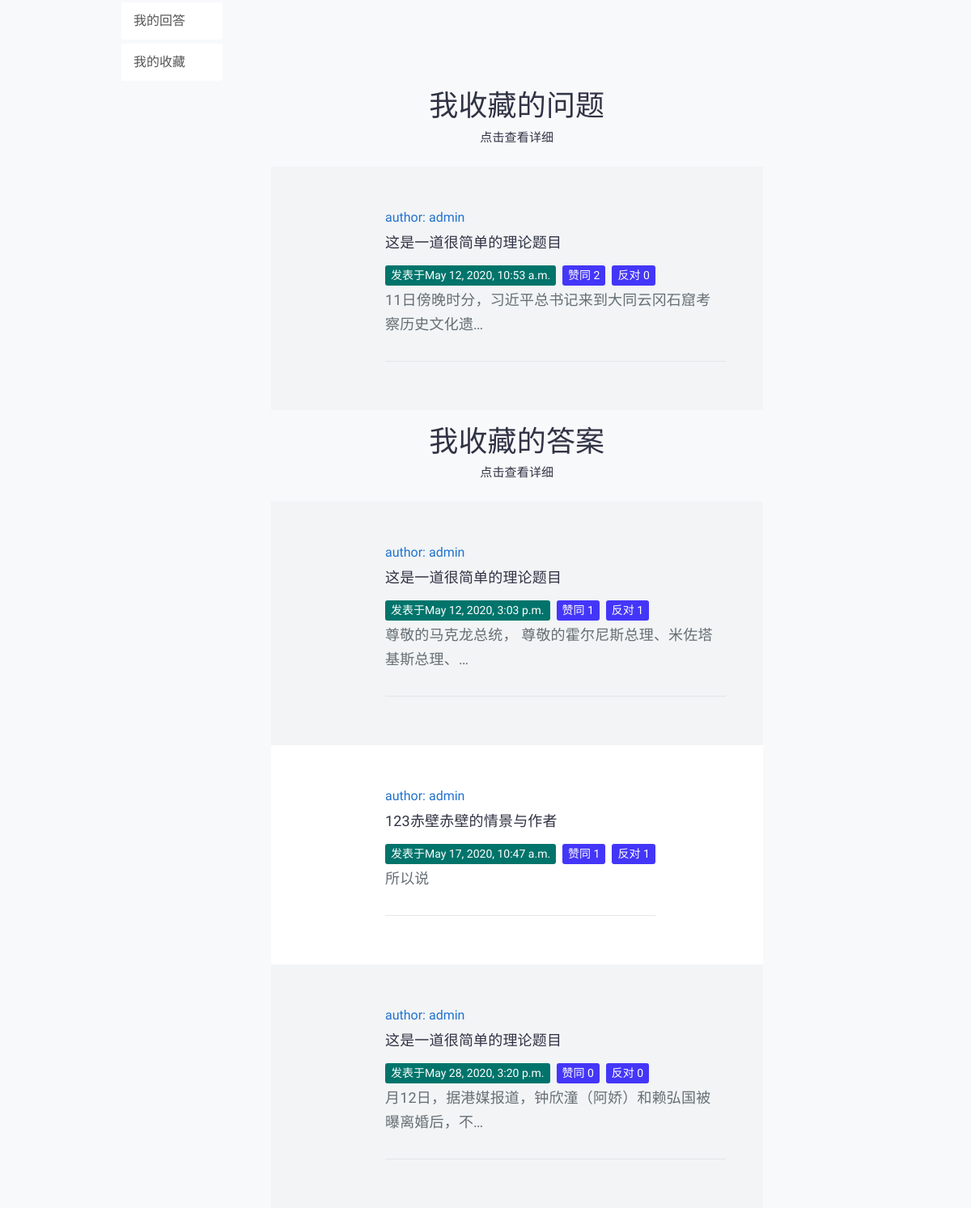
/account/my-collections/ (signed in, lower part), run on an earlier commit of the app's database.
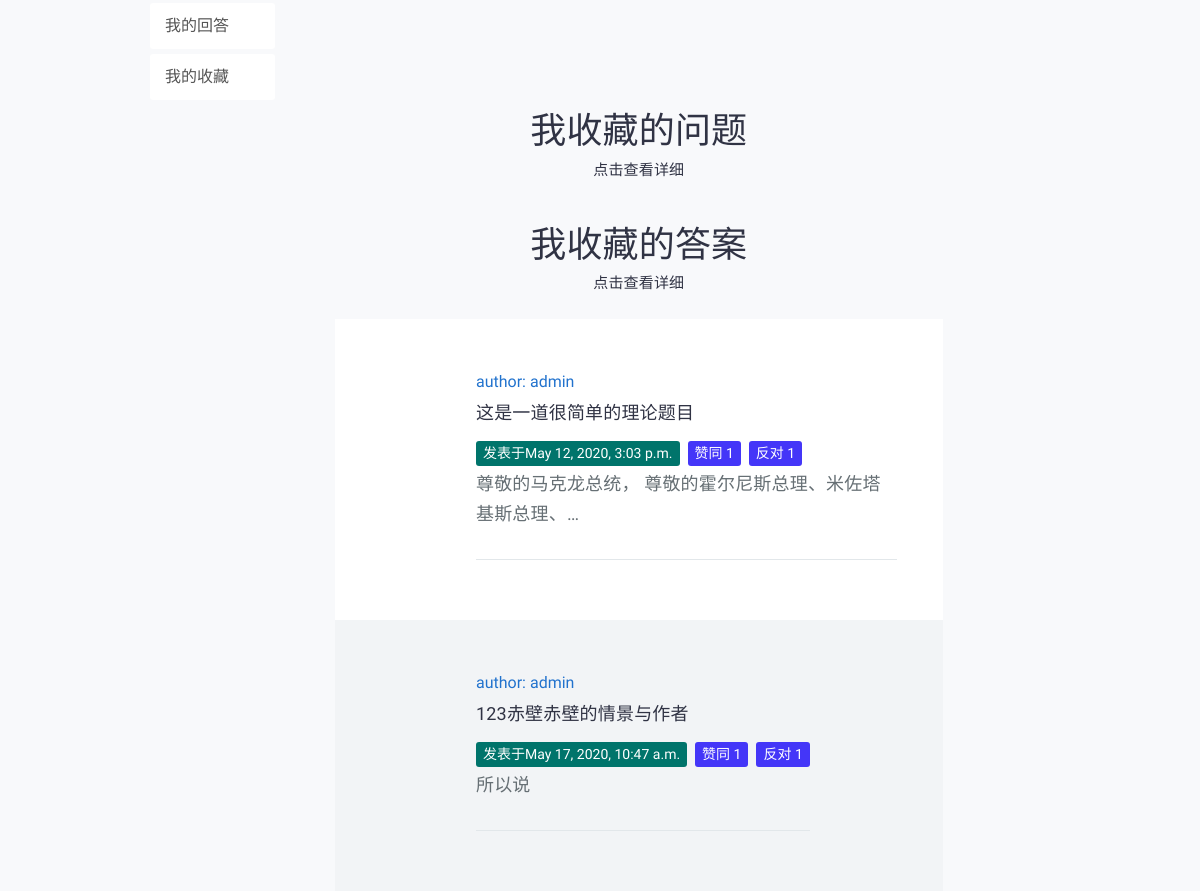
And on a later commit of the database.
### QuestionApp/models.py (models this page shows, shortened)
class Question(models.Model):
    user = models.ForeignKey(User, verbose_name='提问者', related_name='questions',on_delete=models.CASCADE)
    questionTitle = models.CharField('问题标题', max_length=40, unique=True, blank=False)
    questionCategory = models.ForeignKey('CategoryApp.Category', verbose_name='板块名称', on_delete=models.CASCADE)
    questionDescription = models.TextField('详细描述')
    created=models.DateTimeField(default=timezone.now, verbose_name='发布日期')
    publishDate = models.DateTimeField(auto_now=True, verbose_name='更新日期')
    goodNum = models.IntegerField(default=0, verbose_name='赞数')
    badNum = models.IntegerField(default=0, verbose_name='反对数')
    grade = models.IntegerField(default=0, verbose_name='综合质量')
    collect = models.ManyToManyField(User, related_name='collect_question', verbose_name='收藏', blank=True)
    users_like = models.ManyToManyField(User, related_name="questions_like", blank=True)
    users_unlike = models.ManyToManyField(User, related_name="questions_unlike", blank=True)
    views = models.IntegerField(default=0, verbose_name="阅读次数")

### AnswerApp/models.py (models this page shows, shortened)
class AnswerModel(models.Model):
    author = models.ForeignKey(User, related_name='answers', verbose_name='回答者', on_delete=models.CASCADE)
    question = models.ForeignKey('QuestionApp.Question', related_name='answers',
                                 verbose_name='问题', on_delete=models.CASCADE)
    pub_date = models.DateTimeField(auto_now=True, verbose_name='回答时间')
    answer_text = models.TextField(verbose_name='回答内容')
    goodNum = models.IntegerField(default=0, verbose_name='赞数')
    badNum = models.IntegerField(default=0, verbose_name='反对数')
    grade = models.IntegerField(default=0, verbose_name='综合质量')
    collect = models.ManyToManyField(User, related_name='collect_answer', verbose_name='收藏')
    user_like_answer = models.ManyToManyField(User, related_name='answers_like', blank=True)
    user_unlike_answer = models.ManyToManyField(User, related_name='answers_unlike', blank=True)
    class Meta:
        ordering = ("-grade",)

### AccountApp/views.py (the view)
@login_required(login_url='/account/login/')
def my_collect(request):
    user = User.objects.get(id=request.user.id)
    collect_answers = user.collect_answer.all()
    collect_questions = user.collect_question.all()
    context = {"collect_answers": collect_answers, "collect_questions": collect_questions, }
    user = User.objects.get(username=request.user.username)
    userprofile = UserProfile.objects.get(user=user)
    userinfo = UserInfo.objects.get(user=user)
    context['userprofile'] = userprofile
    context['userinfo'] = userinfo
    return render(request, 'account/collections.html', context=context)

### templates/account/collections.html
{% extends "question/my_center.html" %}
{% load static %}
{% block list %}
<main id="tt-pageContent" class="tt-offset-small">
    <div class="container">
        <div class="tt-topic-list">
			<div class="tt-list-header">
                <div class="tt-col-topic text-center">
					<h1>我收藏的问题</h1>
					<p>点击查看详细</p>
				</div>
            </div>
            {% for question in collect_questions %}
            <div class="tt-item">
                <div class="tt-single-topic">
                    <div class="tt-item-header pt-noborder">
                        <div class="tt-item-header info-top">
                            <div class="tt-avater-title">
                                <a href="#">author: {{ question.user }}</a>
                            </div>
                            <div class="tt-item-title">
                                <a href="{% url 'question:question_content' question_id=question.id %}">{{question.questionTitle}}</a>
                            </div>
                            <div class="tt-item-tag">
                                <ul class="tt-list-badge">
                                    <li><a href="#"><span
												class="tt-color09 tt-badge">发表于{{ question.created }}</span></a></li>
									<li><a href="#"><span class="tt-color02 tt-badge">赞同 {{ question.goodNum }}</span></a></li>
									<li><a href="#"><span class="tt-color02 tt-badge">反对 {{ question.badNum }}</span></a></li>
                                </ul>
							</div>
							<div class="tt-item-title">
                                <p>{{ question.questionDescription | truncatechars:"30"}}</p>
                            </div>
                        </div>
                    </div>
                </div>
            </div>
			{% endfor %}
        <div class="tt-list-header">
                <div class="tt-col-topic text-center">
					<h1>我收藏的答案</h1>
					<p>点击查看详细</p>
				</div>
            </div>
            {% for answer in collect_answers %}
            <div class="tt-item">
                <div class="tt-single-topic">
                    <div class="tt-item-header pt-noborder">
                        <div class="tt-item-header info-top">
                            <div class="tt-avater-title">
                                <a href="#">author: {{ answer.author }}</a>
                            </div>
                            <div class="tt-item-title">
                                <a href="{% url 'question:question_content' question_id=answer.question.id %}">{{answer.question.questionTitle}}</a>
                            </div>
                            <div class="tt-item-tag">
                                <ul class="tt-list-badge">
                                    <li><a href="#"><span
												class="tt-color09 tt-badge">发表于{{ answer.pub_date }}</span></a></li>
									<li><a href="#"><span class="tt-color02 tt-badge">赞同 {{ answer.goodNum }}</span></a></li>
									<li><a href="#"><span class="tt-color02 tt-badge">反对 {{ answer.badNum }}</span></a></li>
                                </ul>
							</div>
							<div class="tt-item-title">
                                <p>{{ answer.answer_text | truncatechars:"30"}}</p>
                            </div>
                        </div>
                    </div>
                </div>
            </div>
			{% endfor %}
		</div>
	</div>
</main>
{% endblock %}

What changed in the data, as far as the page shows it:
no longer on this page (row edited): Question: user "admin", questionTitle "这是一道很简单的理论题目", created "May 12, 2020, 10:53 a.m.", goodNum "2", badNum "0", questionDescription "11日傍晚时分，习近平总书记来到大同云冈石窟考察历史文化遗…"
no longer on this page (row edited): AnswerModel: author "admin", question.questionTitle "这是一道很简单的理论题目", pub_date "May 28, 2020, 3:20 p.m.", goodNum "0", badNum "0", answer_text "月12日，据港媒报道，钟欣潼（阿娇）和赖弘国被曝离婚后，不…"
